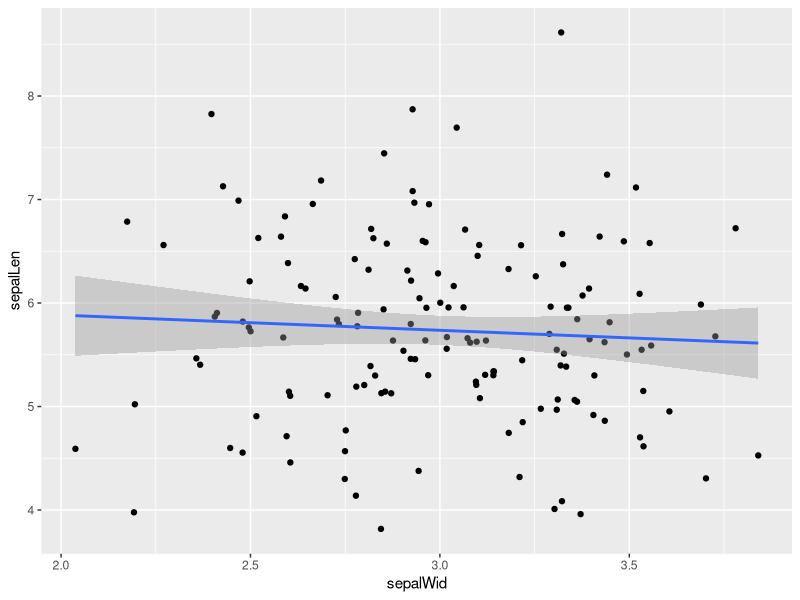
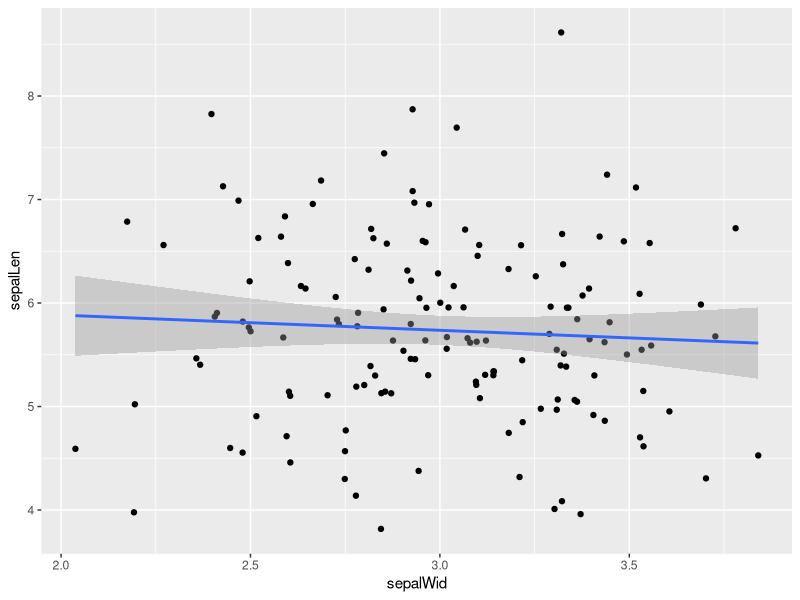
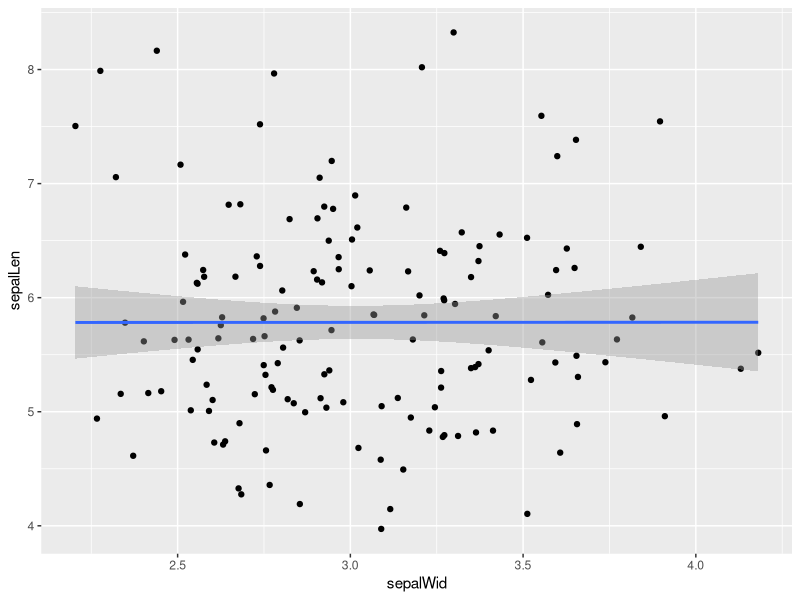

Write the R code that produced these figures, in order.
## ---- chunk 1
knitr::opts_chunk$set(echo = TRUE)
## ---- chunk 2
## Preliminaries
# All functions must be declared first before they are used
library(ggplot2)

###################
# Function:dataCreate
# creation of values for specific variables using a normal distribution with mean and standard deviation
# input: means and, n values, and sd
# output: the generated cq values
#--------------------------
dataCreate <- function(mean1=5.84, mean2=3.05, n1=150, n2=150, sd1=.8253, sd2=.4344){
  mydf <- data.frame(sepalLen=rnorm(mean=mean1, n=n1, sd=sd1), sepalWid= rnorm(mean=mean2, n=n2, sd=sd2))
  return(mydf)
}
## create a temporary variable to store the function
myDF1 <- dataCreate()

####################
###################
# Function:myReg
# formation of linear regression based off of values created in data create
# input: data points from dataCreate
# output: p values for slope and for the independent variable
#--------------------------
myReg <- function(data=myDF1){
  lreg<- lm(sepalLen~sepalWid, data=data)
  return(lreg)
 
}
## create a temporary variable to store the function
lregr1 <- myReg()

####################
###################
# Function:dataSummary
# a summary table of results from the linear regression
# input: linear regression
# output: table of results
dataSummary <- function(data=lregr1){
  results <-print(summary(lregr1)$coefficients)
  return(results)
}
dataResults<- dataSummary()
###################
# Function:myGraph
# a ggplot2 graph of the linear regression model from myReg 
# input: data, il 13 and il33 cq values
# output: visualized graph
#--------------------------
myGraph <- function(data=lregr1){
  regPlot <- ggplot( data=data, mapping=aes(x=sepalWid, y=sepalLen))+
    geom_point()+
    stat_smooth(method=lm)
  
  return(regPlot)
}
plot1 <-myGraph()

####################


# Body of code
myDF1
lregr1
dataResults
plot1
## ---- chunk 3
## Preliminaries
# All functions must be declared first before they are used
library(ggplot2)

###################


####################

# Function:dataCreateGamma
# creation of values for specific variables using a gamma distribution with shape and rate
# input: n values, shape, and rate
# output: the generated  values
#--------------------------
dataCreateGamma <- function( n1=150, n2=150, rate1=8.52, rate2=16.1, shape1=49.8, shape2=49.2){
  mydf <- data.frame(sepalLen=rgamma( n=n1, rate=rate1, shape=shape1), sepalWid= rgamma(n=n2, rate=rate2, shape=shape2))
  return(mydf)
}

## create a temporary variable to store the function
myDF2 <- dataCreateGamma()
lregr2 <- myReg(data=myDF2)
dataResults2<- dataSummary(data=lregr2)
plot1 <-myGraph()
plot2<- myGraph(data=lregr2)
dataResults # from the rnorm linear regression
dataResults2 # from the linear regression of the gamma distribution
plot1 #rnorm
plot2 #gamma
## ---- chunk 4

 dataResults2[2]


# note that the loop itself works, I am just getting repeating p values as of now for some reason 
pValues<-vector(mode='numeric')
for (i in 1:15){
myDF2 <- dataCreateGamma()
lregr2 <- myReg(data=myDF2)
dataResults2<- dataSummary(data=lregr2)
z <- dataResults2[2]
pValues[i]<-z
}
pValues

# the same for loop but with the rnorm function. Not really sure why I'm not getting any variability in my answers

pValues2<-vector(mode='numeric')
for (i in 1:15){
  myDF <- dataCreate()
  lregr <- myReg(data=myDF)
  dataResults<- dataSummary(data=lregr)
  z <- dataResults[2]
  pValues2[i]<-z
}
pValues2
